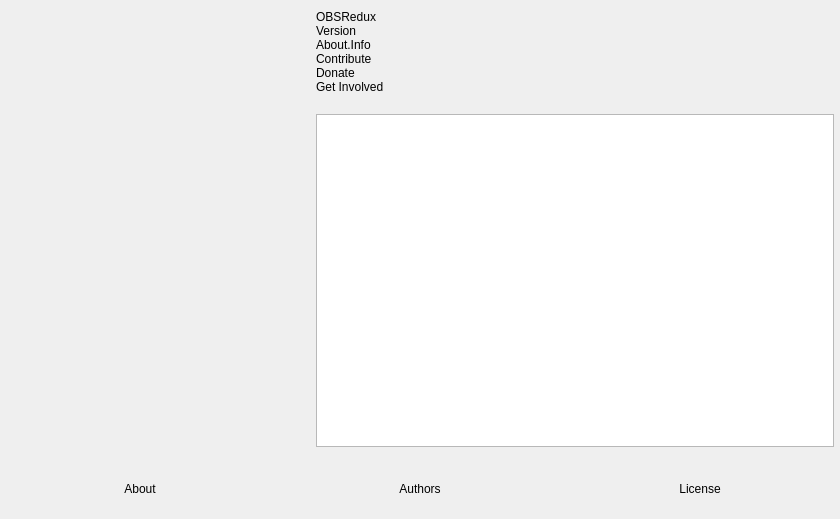
<?xml version="1.0" encoding="UTF-8"?>
<ui version="4.0">
 <class>OBSAbout</class>
 <widget class="QWidget" name="OBSAbout">
  <property name="geometry">
   <rect>
    <x>0</x>
    <y>0</y>
    <width>840</width>
    <height>519</height>
   </rect>
  </property>
  <property name="windowTitle">
   <string>About</string>
  </property>
  <layout class="QVBoxLayout" name="verticalLayout_2">
   <property name="leftMargin">
    <number>0</number>
   </property>
   <property name="topMargin">
    <number>0</number>
   </property>
   <property name="rightMargin">
    <number>0</number>
   </property>
   <property name="bottomMargin">
    <number>0</number>
   </property>
   <item>
    <layout class="QHBoxLayout" name="horizontalLayout_2">
     <property name="spacing">
      <number>30</number>
     </property>
     <property name="leftMargin">
      <number>30</number>
     </property>
     <property name="topMargin">
      <number>10</number>
     </property>
     <property name="rightMargin">
      <number>6</number>
     </property>
     <property name="bottomMargin">
      <number>6</number>
     </property>
     <item>
      <widget class="QLabel" name="icon">
       <property name="minimumSize">
        <size>
         <width>256</width>
         <height>256</height>
        </size>
       </property>
       <property name="maximumSize">
        <size>
         <width>256</width>
         <height>256</height>
        </size>
       </property>
       <property name="text">
        <string/>
       </property>
       <property name="pixmap">
        <pixmap>:res/images/obs.png</pixmap>
       </property>
       <property name="scaledContents">
        <bool>true</bool>
       </property>
      </widget>
     </item>
     <item>
      <layout class="QVBoxLayout" name="verticalLayout">
       <property name="spacing">
        <number>0</number>
       </property>
       <item>
        <widget class="QLabel" name="name">
         <property name="text">
          <string notr="true">OBSRedux</string>
         </property>
        </widget>
       </item>
       <item>
        <widget class="QLabel" name="version">
         <property name="text">
          <string notr="true">Version</string>
         </property>
        </widget>
       </item>
       <item>
        <widget class="QLabel" name="info">
         <property name="text">
          <string>About.Info</string>
         </property>
         <property name="wordWrap">
          <bool>true</bool>
         </property>
        </widget>
       </item>
       <item>
        <widget class="QLabel" name="contribute">
         <property name="text">
          <string notr="true">Contribute</string>
         </property>
         <property name="wordWrap">
          <bool>true</bool>
         </property>
        </widget>
       </item>
       <item>
        <widget class="QLabel" name="donate">
         <property name="text">
          <string notr="true">Donate</string>
         </property>
        </widget>
       </item>
       <item>
        <widget class="QLabel" name="getInvolved">
         <property name="text">
          <string notr="true">Get Involved</string>
         </property>
        </widget>
       </item>
       <item>
        <spacer name="verticalSpacer">
         <property name="orientation">
          <enum>Qt::Vertical</enum>
         </property>
         <property name="sizeType">
          <enum>QSizePolicy::Fixed</enum>
         </property>
         <property name="sizeHint" stdset="0">
          <size>
           <width>20</width>
           <height>20</height>
          </size>
         </property>
        </spacer>
       </item>
       <item>
        <widget class="QTextBrowser" name="textBrowser">
         <property name="openExternalLinks">
          <bool>true</bool>
         </property>
        </widget>
       </item>
      </layout>
     </item>
    </layout>
   </item>
   <item>
    <widget class="QFrame" name="widget">
     <property name="minimumSize">
      <size>
       <width>0</width>
       <height>60</height>
      </size>
     </property>
     <layout class="QHBoxLayout" name="horizontalLayout">
      <property name="spacing">
       <number>0</number>
      </property>
      <property name="leftMargin">
       <number>0</number>
      </property>
      <property name="topMargin">
       <number>0</number>
      </property>
      <property name="rightMargin">
       <number>0</number>
      </property>
      <property name="bottomMargin">
       <number>0</number>
      </property>
      <item>
       <widget class="ClickableLabel" name="about">
        <property name="text">
         <string>About</string>
        </property>
        <property name="alignment">
         <set>Qt::AlignCenter</set>
        </property>
       </widget>
      </item>
      <item>
       <widget class="ClickableLabel" name="authors">
        <property name="text">
         <string>Authors</string>
        </property>
        <property name="alignment">
         <set>Qt::AlignCenter</set>
        </property>
       </widget>
      </item>
      <item>
       <widget class="ClickableLabel" name="license">
        <property name="text">
         <string>License</string>
        </property>
        <property name="alignment">
         <set>Qt::AlignCenter</set>
        </property>
       </widget>
      </item>
     </layout>
    </widget>
   </item>
  </layout>
 </widget>
 <customwidgets>
  <customwidget>
   <class>ClickableLabel</class>
   <extends>QLabel</extends>
   <header>clickable-label.hpp</header>
  </customwidget>
 </customwidgets>
 <resources/>
 <connections/>
</ui>
